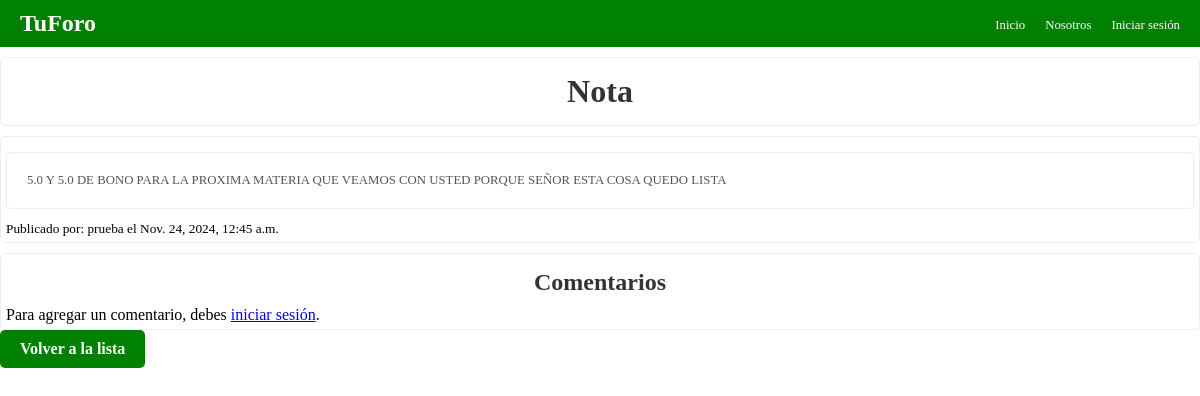
Screenshot of /detalle_post/7/ with the database file from the repository.
### foro_app/models.py (models this page shows, shortened)
class Post(models.Model):
    titulo = models.CharField(max_length=200)
    contenido = models.TextField()
    author = models.ForeignKey(User, on_delete=models.CASCADE, null=True)
    fecha_creacion = models.DateTimeField(auto_now_add=True)

### foro_app/views.py (the view)
# urls.py: path('detalle_post/<int:pk>/', views.detalle_post, name='detalle_post'),
def detalle_post(request, pk):
    post = get_object_or_404(Post, pk=pk)
    if request.method == 'POST' and request.user.is_authenticated:
        contenido = request.POST.get('contenido')
        Comentario.objects.create(post=post, autor=autor, contenido=contenido)
        return redirect('detalle_post', pk=post.pk)
    return render(request, 'foro_app/detalle_post.html', {'post': post})

### foro_app/templates/foro_app/detalle_post.html (shortened to what this page needs)
{% load static %}
<!DOCTYPE html>
<html>
<head>
    <link rel="stylesheet" href="{% static 'css/styles.css' %}">
</head>
<body>
    <nav class="navbar">
        <div class="logo">TuForo</div>
        <ul class="nav-links">
            <li><a href="{% url 'lista_posts' %}">Inicio</a></li>
            <li><a href="{% url 'detalle_proyecto' %}">Nosotros</a></li>
            {% if user.is_authenticated %}
                <li><a href="{% url 'password_reset' %}">{{ user.username }}</a></li>
                <li><a href="{% url 'logout_usuario' %}">Cerrar sesión</a></li>
            {% else %}
                <li><a href="{% url 'login_usuario' %}">Iniciar sesión</a></li>
            {% endif %}
        </ul>
    </nav>
    <div class="contenedor">
    <h1 class="titulo">{{ post.titulo }}</h1></div>
    <div class="contenedor">
    <p class="contentpost">{{ post.contenido }}</p>
    <small>Publicado por: {{ post.author.username }} el {{ post.fecha_creacion }}</small></div>
    <div class="contenedor">
    <h2 class="titulo2">Comentarios</h2>
    {% if user.is_authenticated %}
    <h2 class="titulo2" >Agregar un comentario</h2>
    <form class="commentform" method="post">
        {% csrf_token %}
        <input class="autorarea" type="text" name="autor" placeholder="Tu nombre" required><br>
        <textarea class="textarea" name="contenido" placeholder="Escribe tu comentario" required></textarea><br>
        <button class="btn-main" type="submit">Enviar</button>
    </form>
    {% else %}
        <p>Para agregar un comentario, debes <a href="{% url 'login_usuario' %}">iniciar sesión</a>.</p>
    {% endif %}
    </div>
    <a class="btn-main" href="{% url 'lista_posts' %}">Volver a la lista</a>
</body>
</html>

### static/css/styles.css (style rules this page uses)
* { margin: 0; padding: 0; box-sizing: border-box; }
.navbar { display: flex; justify-content: space-between; align-items: center; color: white; background-color: green; padding: 10px 20px; }
.logo { font-size: 1.5rem; font-weight: bold; }
.nav-links { list-style: none; display: flex; gap: 20px; }
.nav-links a { text-decoration: none; color: white; font-size: 0.8em; }
.contenedor { background-color: white; display: block; border: 1px solid #eeeeee;; padding: 5px; margin-top: 10px; border-radius: 5px; }
.titulo { text-align: center; color: #333; margin-bottom: 10px; margin-top: 10px; font-weight: bold; }
.titulo2 { text-align: center; color: #333; margin-bottom: 10px; margin-top: 10px; }
.btn-main { display: inline-block; background-color: green; color: white; text-decoration: none; padding: 10px 20px; border-radius: 5px; margin-bottom: 20px; font-weight: bold; transition: background-color 0.3s ease; }
.contentpost { font-size: 0.8em; color: #555; margin: 10px 0; padding: 20px; border: 1px solid #eeeeee; border-radius: 5px; }

### rows the page displays
Post: titulo "Nota", contenido "5.0 Y 5.0 DE BONO PARA LA PROXIMA MATERIA QUE VEAMOS CON USTED PORQUE SEÑOR ESTA COSA QUEDO LISTA", author.username "prueba", fecha_creacion "Nov. 24, 2024, 12:45 a.m."
